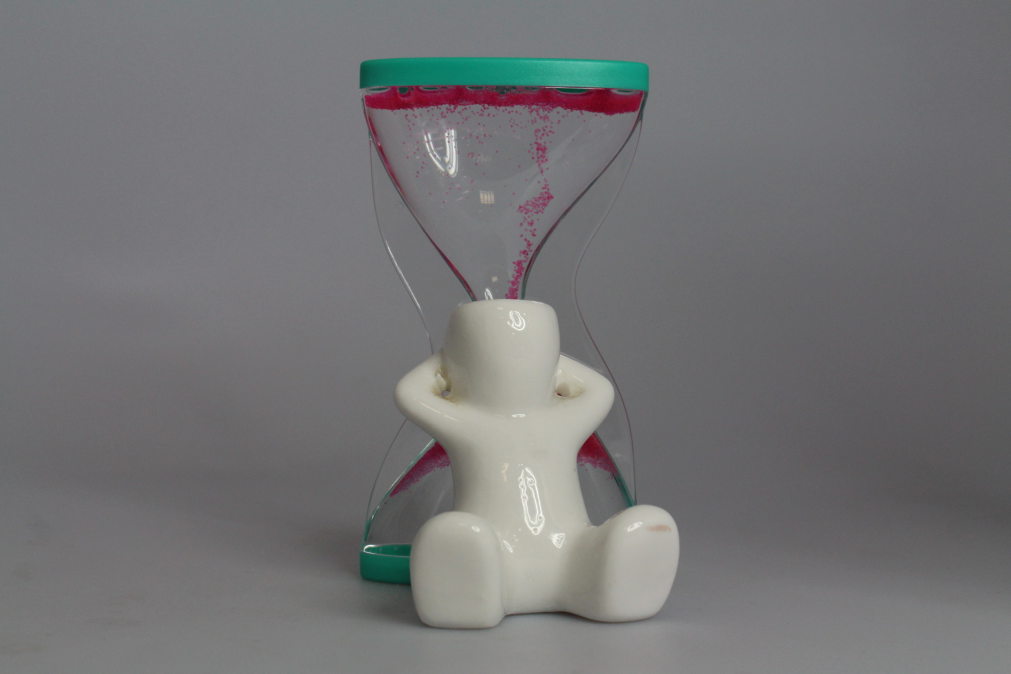
#> input picture img/phot.jpg, 5053 x 3369 px, given in place of the camera (shown at 1/5 size)
$ python detect2.py
#> lines starting #> are read from the running program, lines starting #| are printed output that depends on the picture; after the words box and inside, x2 and y2 are one past the last pixel; in counts of white or black regions, pixels touching at a corner belong together; long printed decimals are rounded
'''
import cv2
import numpy as np

cap = cv2.VideoCapture(1)
def a(frame):
    hsv = cv2.cvtColor(frame, cv2.COLOR_BGR2HSV)
    sensitivity = 200
    lower_white = np.array([0, 0, 100])
    upper_white = np.array([131, 255, 255])

    # Threshold the HSV image to get only white colors
    thresh = cv2.inRange(hsv, lower_white, upper_white)
    res = cv2.bitwise_and(frame,frame, mask= thresh)
    return thresh, res

while(1):
    ref, frame = cap.read()
    thresh, res = a(frame)
    cv2.imshow('thresh',thresh)
    cv2.waitKey(1)

    #cv2.imshow('res',res)
    #cv2.waitKey(1)

cv2.destroyAllWindows()
'''
import cv2
import numpy as np
import math
import time
#from video import Video

def capture(cap):
    ret, frame = cap.read()
#> frame is the input picture: shape (3369, 5053, 3); mean B, G, R 116.7, 115.7, 115.7
    img = mask(frame)
    return img


def mask(frame):
    frame = cv2.resize(frame, (800, 600))
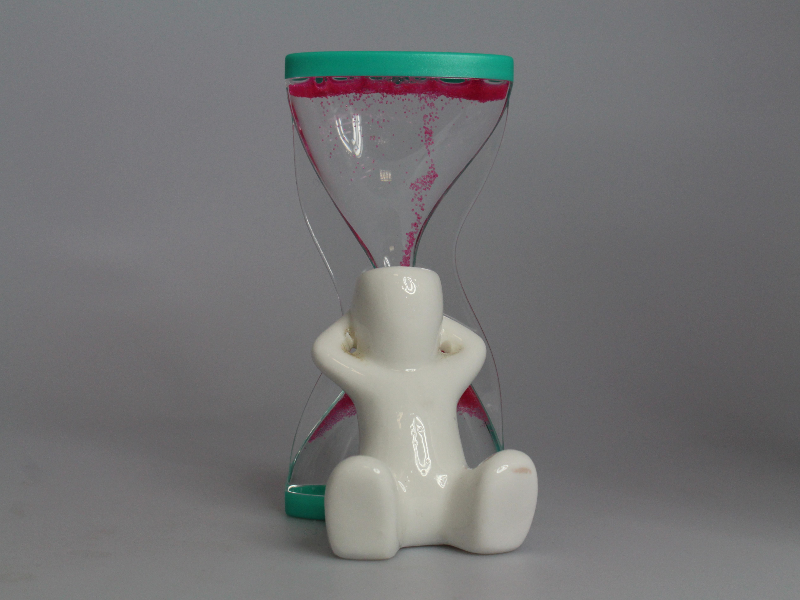
#> frame: shape (600, 800, 3); mean of channels 0, 1, 2 116.5, 115.6, 115.6; drawn as B, G, R
    hsv = cv2.cvtColor(frame, cv2.COLOR_HSV2BGR)
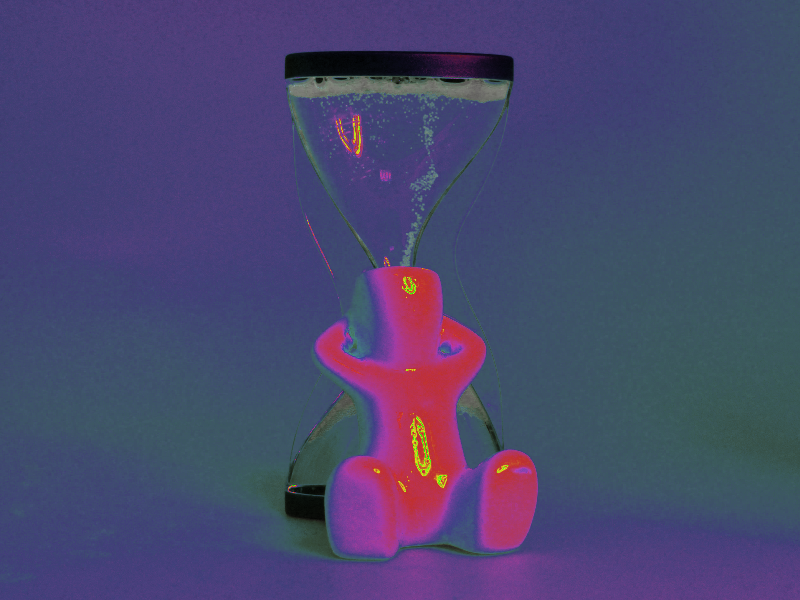
#> hsv: shape (600, 800, 3); mean B, G, R 110.3, 71.3, 73.4
    lower = np.array([0, 0, 0])
    upper = np.array([60, 60, 60])
    # [4 lines of commented-out code are left out]
    mask = cv2.inRange(hsv, lower, upper)
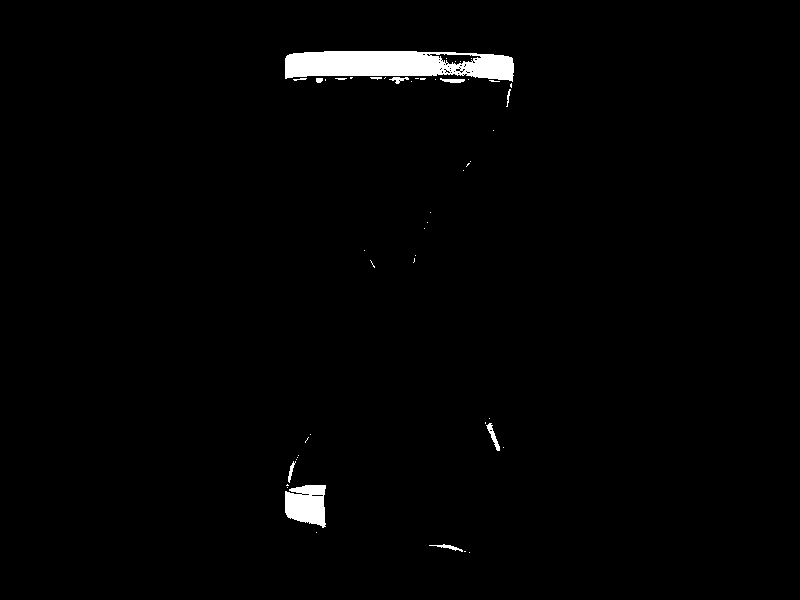
#> mask: shape (600, 800); 1.5% white; 50 white regions (39 under 20 px)
    cv2.imshow('binary image', mask)
    img = detect(frame, mask, 1000)
    return img

def detect(frame, mask, areaval):
#> called with areaval = 1000
    contours, hierarcy = cv2.findContours(mask, cv2.RETR_TREE, cv2.CHAIN_APPROX_SIMPLE)
#> contours = 88 contours, 78 with area under 20; largest, box (x1, y1, x2, y2) and area: (285, 51, 514, 82) 5284, (285, 485, 326, 528) 1308, (429, 53, 482, 66) 329, (486, 423, 500, 451) 95, (440, 78, 465, 83) 55
    for cnt in contours:
        area = cv2.contourArea(cnt)
        if area > areaval:
            rect = cv2.minAreaRect(cnt)
            box = cv2.boxPoints(rect)
            box = np.int0(box)
            cv2.drawContours(frame, [box], 0, (0, 0, 255), 2)
            img = calculation(frame, box, 1.7, rect)
            return img
#> this loop made 6 passes
#> (area, rect, box, x1 in calculation, x2 in calculation, y1 in calculation, y2 in calculation, C1 in calculation) on pass 6: (1307.5, ((305, 506), (42, 40), -90), [[324, 527], [284, 527], [284, 485], [324, 485]], 324, 284, 527, 527, 40)
#> area on pass 3: 48.5
#| calculation 1.785
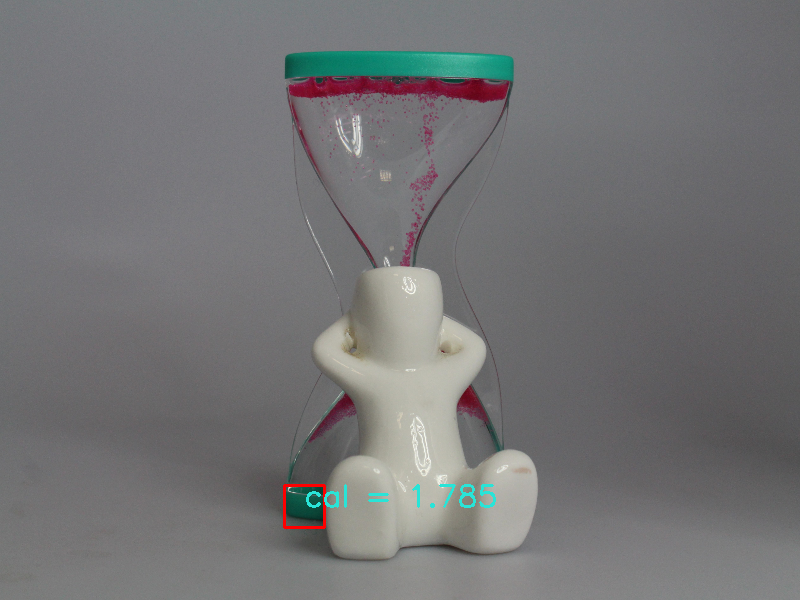
#> frame: shape (600, 800, 3); 0.31% of pixels changed, all inside (x1, y1, x2, y2) = (283, 484, 496, 529); drawn as B, G, R
        #cv2.imshow('frame', frame)

def calculation(frame, box, width, center):
    x1 = box[0][0]
    x2 = box[1][0]
    y1 = box[0][1]
    y2 = box[1][1]
    C1 = math.sqrt(math.pow((x1 - x2),2) + math.pow((y1 - y2),2))

    x3 = box[1][0]
    x4 = box[2][0]
    y3 = box[1][1]
    y4 = box[2][1]
    C2 = math.sqrt(math.pow((x3 - x4),2) + math.pow((y3 - y4),2))

    if C1 < C2:
        ratio = abs(width/C1)
        cal = ratio*C2
    else:
        ratio = abs(width/C2)
        cal = ratio*C1

    print('calculation',cal)
    cv2.putText(frame, 'cal = {}'.format(cal), (int(center[0][0]), int(center[0][1])), cv2.FONT_HERSHEY_SIMPLEX, 1, (215, 228, 41), 2)
    cv2.imshow('frame', frame)
    return frame


if __name__ == "__main__":
    capt = cv2.VideoCapture(0)
    #video = Video(port=4777)
    i = 0

    while True:
        #if not video.frame_available():
            #continue

        #cap = video.frame()
        cap = capture(capt)
        img = cv2.resize(cap, (800, 600))

        frame = mask(img)
#> in mask (call 2), `mask = cv2.inRange(hsv, lower, upper)`:
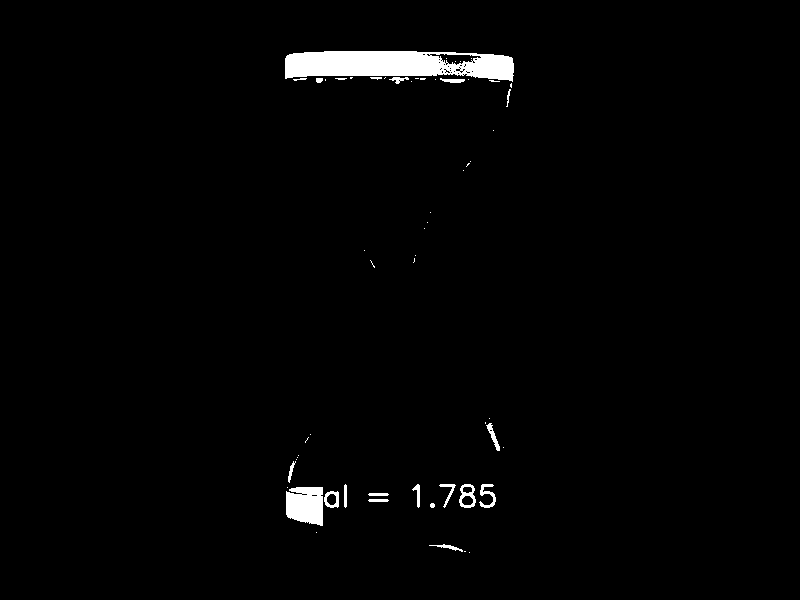
#> mask: shape (600, 800); 1.7% white; 58 white regions (38 under 20 px)
#> call 2 of detect, with areaval = 1000
#> in detect (call 2), `contours, hierarcy = cv2.findContours(mask, cv2.RETR_TREE, cv2.CHAIN_A..`: contours = 99 contours, 79 with area under 20; largest, box (x1, y1, x2, y2) and area: (285, 51, 514, 82) 5284, (286, 487, 323, 526) 1167, (429, 53, 482, 66) 329, (459, 484, 476, 508) 295, (324, 491, 339, 508) 193
#> the loop in detect (call 2), `for cnt in contours:` made 10 passes
#> (area, rect, box, x1 in calculation, x2 in calculation, y1 in calculation, y2 in calculation, C1 in calculation) on pass 10: (1167, ((304, 506), (38, 36), -90), [[322, 525], [286, 525], [286, 487], [322, 487]], 322, 286, 525, 525, 36)
#> area on passes 3, 6, 7, 8, 9: 48.5, 38, 38, 193, 95
#| calculation 1.794
#> after the loop in detect (call 2), `for cnt in contours:`:
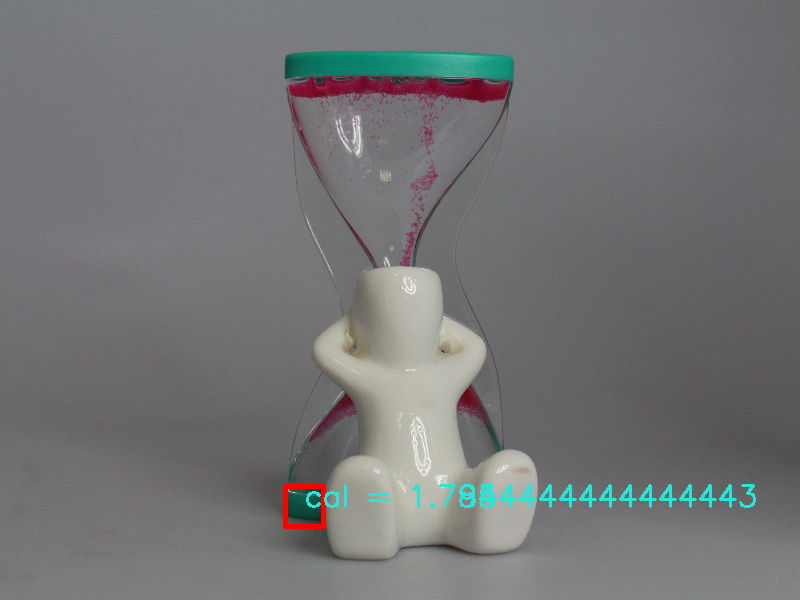
#> frame: shape (600, 800, 3); 0.51% of pixels changed, all inside (x1, y1, x2, y2) = (286, 484, 756, 526); drawn as B, G, R

        k = cv2.waitKey(1)
#> (key Esc is pressed here)

        if k == 32:
            cv2.imshow('freeze', frame)
            continue

        if k == ord('s'):
                cv2.imwrite('photos/image'+str(time.time())+ '.jpg', cap)
                print('save')
                i += 1

        if k == 27:
            print("stop")
            break

cv2.destroyAllWindows()
#cap.release()

$ run again, on img/test.jpg
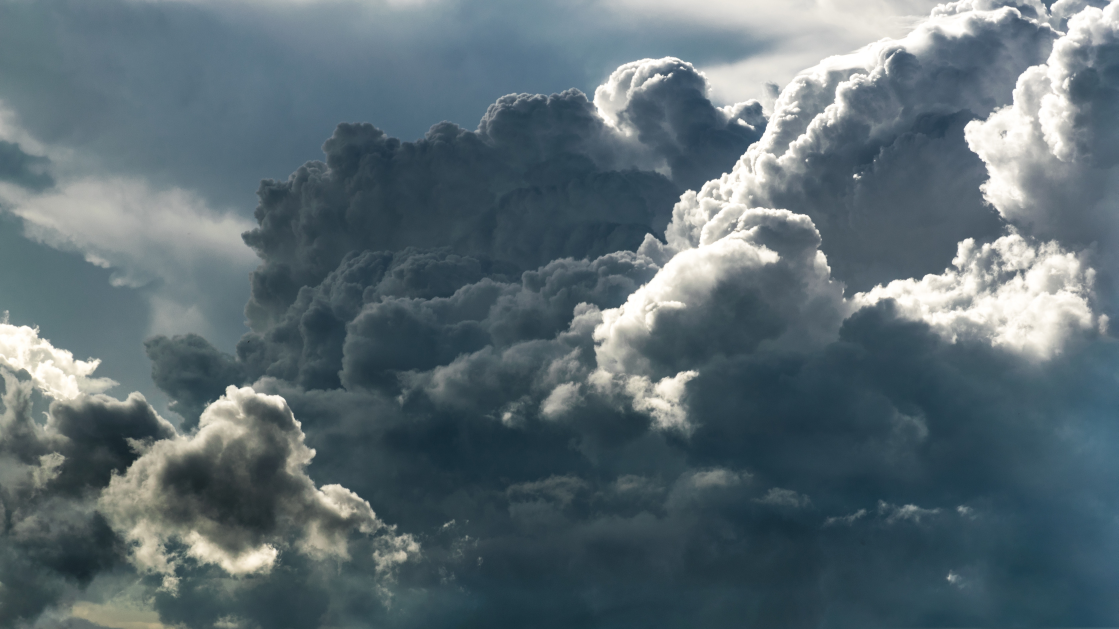
#> input picture img/test.jpg, 5591 x 3145 px, given in place of the camera (shown at 1/5 size)
#> in capture, frame is the input picture: shape (3145, 5591, 3); mean B, G, R 114.9, 108, 92.2
#> in mask, `mask = cv2.inRange(hsv, lower, upper)`:
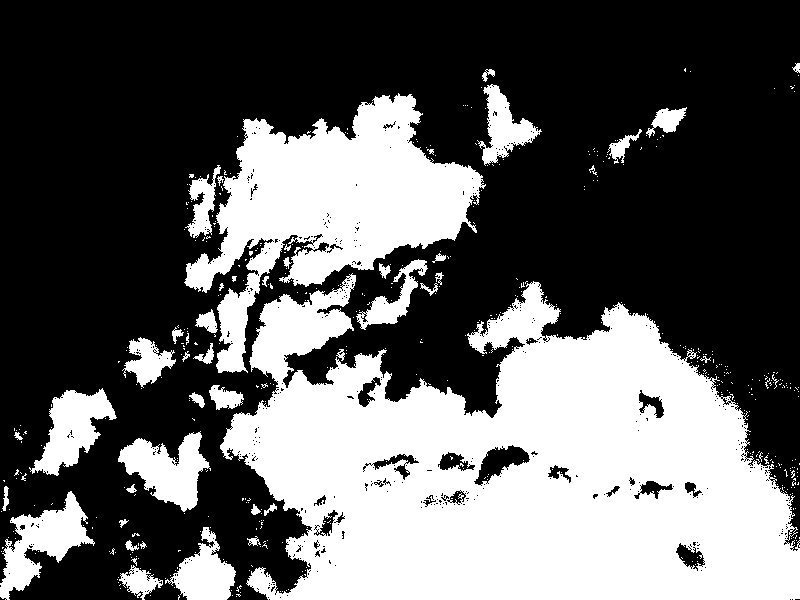
#> mask: shape (600, 800); 37.9% white; 506 white regions (459 under 20 px)
#> contours = 1410 contours, 1338 with area under 20; largest, box (x1, y1, x2, y2) and area: (220, 273, 800, 600) 125258, (184, 93, 486, 373) 33638, (0, 491, 95, 600) 3940, (118, 431, 211, 512) 3688, (29, 388, 117, 476) 3494
#> the loop in detect, `for cnt in contours:` made 110 passes
#> (area, rect, box) on pass 110: (2497, ((209.1, 571.3), (70.77, 61.57), -54.36), [[213, 618], [163, 582], [204, 524], [254, 560]])
#> (printed output is left out)
#> mask: shape (600, 800); 37.9% white; 499 white regions (451 under 20 px)
#> contours = 1406 contours, 1334 with area under 20; largest, box (x1, y1, x2, y2) and area: (220, 273, 800, 600) 125343, (184, 93, 486, 373) 33638, (0, 491, 95, 600) 3940, (118, 431, 211, 512) 3688, (29, 388, 117, 476) 3494
#> the loop in detect (call 2), `for cnt in contours:` made 102 passes
#> (area, rect, box) on pass 102: (2665.5, ((208.7, 570.8), (67.54, 58.03), -54.87), [[212, 615], [165, 581], [204, 526], [251, 559]])
#> (printed output is left out)
#> after the loop in detect (call 2), `for cnt in contours:`:
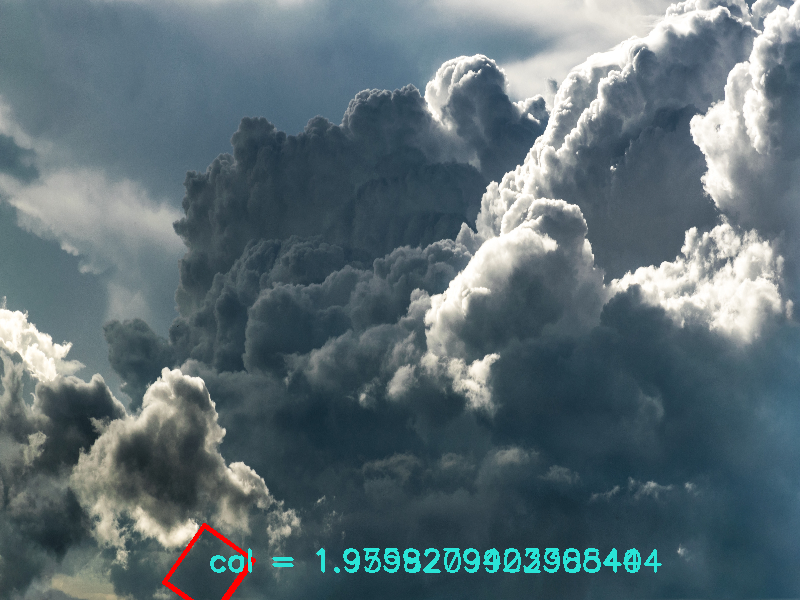
#> frame: shape (600, 800, 3); mean of channels 0, 1, 2 116, 109.2, 92.5; drawn as B, G, R
